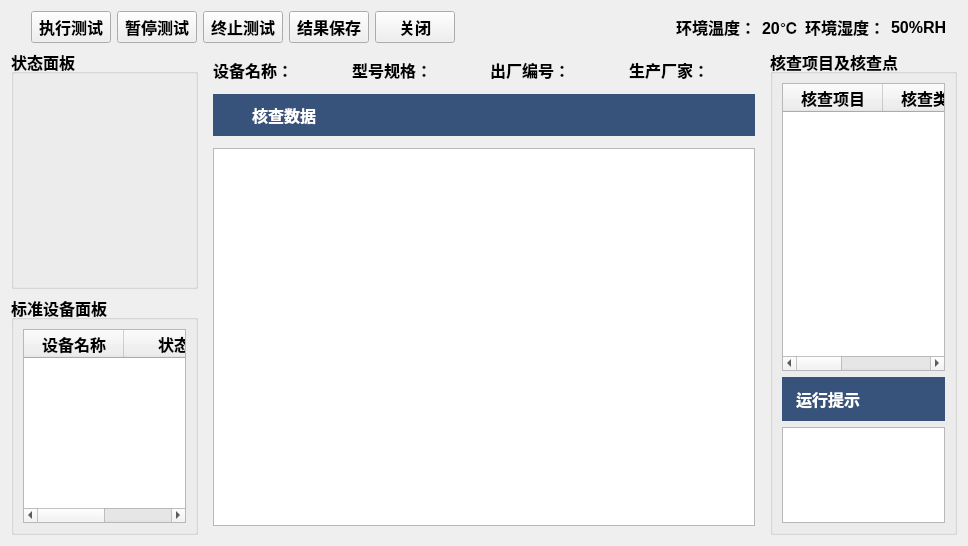
     <widget class="QWidget" name="page_4">
      <layout class="QVBoxLayout" name="verticalLayout">
       <item>
        <layout class="QHBoxLayout" name="horizontalLayout_6">
         <property name="leftMargin">
          <number>20</number>
         </property>
         <property name="rightMargin">
          <number>10</number>
         </property>
         <property name="bottomMargin">
          <number>0</number>
         </property>
         <item>
          <widget class="QPushButton" name="pushButton_start">
           <property name="font">
            <font>
             <pointsize>12</pointsize>
             <weight>75</weight>
             <bold>true</bold>
            </font>
           </property>
           <property name="text">
            <string>执行测试</string>
           </property>
           <property name="icon">
            <iconset>
             <normalon>:/image/Index/u712.svg</normalon>
            </iconset>
           </property>
           <property name="iconSize">
            <size>
             <width>24</width>
             <height>24</height>
            </size>
           </property>
          </widget>
         </item>
         <item>
          <widget class="QPushButton" name="pushButton_pause">
           <property name="font">
            <font>
             <pointsize>12</pointsize>
             <weight>75</weight>
             <bold>true</bold>
            </font>
           </property>
           <property name="text">
            <string>暂停测试</string>
           </property>
           <property name="icon">
            <iconset>
             <normalon>:/image/Index/u715.svg</normalon>
            </iconset>
           </property>
           <property name="iconSize">
            <size>
             <width>24</width>
             <height>24</height>
            </size>
           </property>
          </widget>
         </item>
         <item>
          <widget class="QPushButton" name="pushButton_stop">
           <property name="font">
            <font>
             <pointsize>12</pointsize>
             <weight>75</weight>
             <bold>true</bold>
            </font>
           </property>
           <property name="text">
            <string>终止测试</string>
           </property>
           <property name="icon">
            <iconset>
             <normalon>:/image/Index/u703.svg</normalon>
            </iconset>
           </property>
           <property name="iconSize">
            <size>
             <width>24</width>
             <height>24</height>
            </size>
           </property>
          </widget>
         </item>
         <item>
          <widget class="QPushButton" name="pushButton_save">
           <property name="font">
            <font>
             <pointsize>12</pointsize>
             <weight>75</weight>
             <bold>true</bold>
            </font>
           </property>
           <property name="text">
            <string>结果保存</string>
           </property>
           <property name="icon">
            <iconset>
             <normalon>:/image/Index/u706.svg</normalon>
            </iconset>
           </property>
           <property name="iconSize">
            <size>
             <width>24</width>
             <height>24</height>
            </size>
           </property>
          </widget>
         </item>
         <item>
          <widget class="QPushButton" name="pushButton_close">
           <property name="font">
            <font>
             <pointsize>12</pointsize>
             <weight>75</weight>
             <bold>true</bold>
            </font>
           </property>
           <property name="text">
            <string>关闭</string>
           </property>
           <property name="icon">
            <iconset>
             <normalon>:/image/Index/u709.svg</normalon>
            </iconset>
           </property>
           <property name="iconSize">
            <size>
             <width>24</width>
             <height>24</height>
            </size>
           </property>
          </widget>
         </item>
         <item>
          <spacer name="horizontalSpacer_13">
           <property name="orientation">
            <enum>Qt::Horizontal</enum>
           </property>
           <property name="sizeHint" stdset="0">
            <size>
             <width>40</width>
             <height>20</height>
            </size>
           </property>
          </spacer>
         </item>
         <item>
          <widget class="QLabel" name="label_12">
           <property name="font">
            <font>
             <pointsize>12</pointsize>
             <weight>75</weight>
             <bold>true</bold>
            </font>
           </property>
           <property name="text">
            <string>环境温度：</string>
           </property>
          </widget>
         </item>
         <item>
          <widget class="QLabel" name="label_13">
           <property name="font">
            <font>
             <pointsize>12</pointsize>
             <weight>75</weight>
             <bold>true</bold>
            </font>
           </property>
           <property name="text">
            <string>20℃</string>
           </property>
          </widget>
         </item>
         <item>
          <widget class="QLabel" name="label_14">
           <property name="font">
            <font>
             <pointsize>12</pointsize>
             <weight>75</weight>
             <bold>true</bold>
            </font>
           </property>
           <property name="text">
            <string>环境湿度：</string>
           </property>
          </widget>
         </item>
         <item>
          <widget class="QLabel" name="label_15">
           <property name="font">
            <font>
             <pointsize>12</pointsize>
             <weight>75</weight>
             <bold>true</bold>
            </font>
           </property>
           <property name="text">
            <string>50%RH</string>
           </property>
          </widget>
         </item>
        </layout>
       </item>
       <item>
        <layout class="QHBoxLayout" name="horizontalLayout_7" stretch="1,3,1">
         <item>
          <layout class="QVBoxLayout" name="verticalLayout_6" stretch="1,1">
           <item>
            <widget class="QGroupBox" name="groupBox_3">
             <property name="font">
              <font>
               <pointsize>12</pointsize>
               <weight>75</weight>
               <bold>true</bold>
              </font>
             </property>
             <property name="title">
              <string>状态面板</string>
             </property>
            </widget>
           </item>
           <item>
            <widget class="QGroupBox" name="groupBox_4">
             <property name="font">
              <font>
               <pointsize>12</pointsize>
               <weight>75</weight>
               <bold>true</bold>
              </font>
             </property>
             <property name="title">
              <string>标准设备面板</string>
             </property>
             <layout class="QVBoxLayout" name="verticalLayout_11">
              <item>
               <widget class="QTableWidget" name="tableWidget_Standard">
                <column>
                 <property name="text">
                  <string>设备名称</string>
                 </property>
                 <property name="font">
                  <font>
                   <pointsize>12</pointsize>
                   <weight>75</weight>
                   <bold>true</bold>
                  </font>
                 </property>
                </column>
                <column>
                 <property name="text">
                  <string>状态</string>
                 </property>
                 <property name="font">
                  <font>
                   <pointsize>12</pointsize>
                   <weight>75</weight>
                   <bold>true</bold>
                  </font>
                 </property>
                </column>
               </widget>
              </item>
             </layout>
            </widget>
           </item>
          </layout>
         </item>
         <item>
          <widget class="QWidget" name="widget_2" native="true">
           <property name="sizePolicy">
            <sizepolicy hsizetype="Expanding" vsizetype="Expanding">
             <horstretch>0</horstretch>
             <verstretch>0</verstretch>
            </sizepolicy>
           </property>
           <layout class="QVBoxLayout" name="verticalLayout_9">
            <property name="spacing">
             <number>12</number>
            </property>
            <item>
             <layout class="QHBoxLayout" name="horizontalLayout_14">
              <property name="spacing">
               <number>2</number>
              </property>
             </layout>
            </item>
            <item>
             <layout class="QHBoxLayout" name="horizontalLayout_8">
              <item>
               <widget class="QLabel" name="label_21">
                <property name="font">
                 <font>
                  <pointsize>12</pointsize>
                  <weight>75</weight>
                  <bold>true</bold>
                 </font>
                </property>
                <property name="text">
                 <string>设备名称：</string>
                </property>
               </widget>
              </item>
              <item>
               <widget class="QLabel" name="label_22">
                <property name="font">
                 <font>
                  <pointsize>12</pointsize>
                  <weight>75</weight>
                  <bold>true</bold>
                 </font>
                </property>
                <property name="text">
                 <string>型号规格：</string>
                </property>
               </widget>
              </item>
              <item>
               <widget class="QLabel" name="label_23">
                <property name="font">
                 <font>
                  <pointsize>12</pointsize>
                  <weight>75</weight>
                  <bold>true</bold>
                 </font>
                </property>
                <property name="text">
                 <string>出厂编号：</string>
                </property>
               </widget>
              </item>
              <item>
               <widget class="QLabel" name="label_24">
                <property name="font">
                 <font>
                  <pointsize>12</pointsize>
                  <weight>75</weight>
                  <bold>true</bold>
                 </font>
                </property>
                <property name="text">
                 <string>生产厂家：</string>
                </property>
               </widget>
              </item>
             </layout>
            </item>
            <item>
             <widget class="QWidget" name="widget_4" native="true">
              <property name="styleSheet">
               <string notr="true">background-color: rgb(55, 83, 123);</string>
              </property>
              <layout class="QHBoxLayout" name="horizontalLayout_15">
               <item>
                <widget class="QLabel" name="label_27">
                 <property name="sizePolicy">
                  <sizepolicy hsizetype="Fixed" vsizetype="Fixed">
                   <horstretch>0</horstretch>
                   <verstretch>0</verstretch>
                  </sizepolicy>
                 </property>
                 <property name="minimumSize">
                  <size>
                   <width>24</width>
                   <height>24</height>
                  </size>
                 </property>
                 <property name="styleSheet">
                  <string notr="true">image: url(:/image/Index/u642.svg);</string>
                 </property>
                 <property name="text">
                  <string/>
                 </property>
                </widget>
               </item>
               <item>
                <widget class="QLabel" name="label_28">
                 <property name="font">
                  <font>
                   <pointsize>12</pointsize>
                   <weight>75</weight>
                   <bold>true</bold>
                  </font>
                 </property>
                 <property name="styleSheet">
                  <string notr="true">color: rgb(255, 255, 255);</string>
                 </property>
                 <property name="text">
                  <string>核查数据</string>
                 </property>
                </widget>
               </item>
              </layout>
             </widget>
            </item>
            <item>
             <layout class="QHBoxLayout" name="horizontalLayoutMain"/>
            </item>
            <item>
             <layout class="QHBoxLayout" name="horizontalLayoutItem"/>
            </item>
            <item>
             <widget class="QTableWidget" name="tableWidgetCheck"/>
            </item>
           </layout>
          </widget>
         </item>
         <item>
          <widget class="QGroupBox" name="groupBox_5">
           <property name="font">
            <font>
             <pointsize>12</pointsize>
             <weight>75</weight>
             <bold>true</bold>
            </font>
           </property>
           <property name="title">
            <string>核查项目及核查点</string>
           </property>
           <layout class="QVBoxLayout" name="verticalLayout_10" stretch="3,0,1">
            <item>
             <widget class="QTableWidget" name="tableWidget_Point">
              <column>
               <property name="text">
                <string>核查项目</string>
               </property>
               <property name="font">
                <font>
                 <pointsize>12</pointsize>
                 <weight>75</weight>
                 <bold>true</bold>
                </font>
               </property>
              </column>
              <column>
               <property name="text">
                <string>核查类型</string>
               </property>
               <property name="font">
                <font>
                 <pointsize>12</pointsize>
                 <weight>75</weight>
                 <bold>true</bold>
                </font>
               </property>
              </column>
              <column>
               <property name="text">
                <string>核查点</string>
               </property>
               <property name="font">
                <font>
                 <pointsize>12</pointsize>
                 <weight>75</weight>
                 <bold>true</bold>
                </font>
               </property>
              </column>
             </widget>
            </item>
            <item>
             <widget class="QLabel" name="label_29">
              <property name="font">
               <font>
                <pointsize>12</pointsize>
                <weight>75</weight>
                <bold>true</bold>
               </font>
              </property>
              <property name="styleSheet">
               <string notr="true">color: rgb(255, 255, 255);
background-color: rgb(55, 83, 123);
padding:10px;</string>
              </property>
              <property name="text">
               <string>运行提示</string>
              </property>
             </widget>
            </item>
            <item>
             <widget class="QPlainTextEdit" name="plainTextEdit"/>
            </item>
           </layout>
          </widget>
         </item>
        </layout>
       </item>
      </layout>
     </widget>
